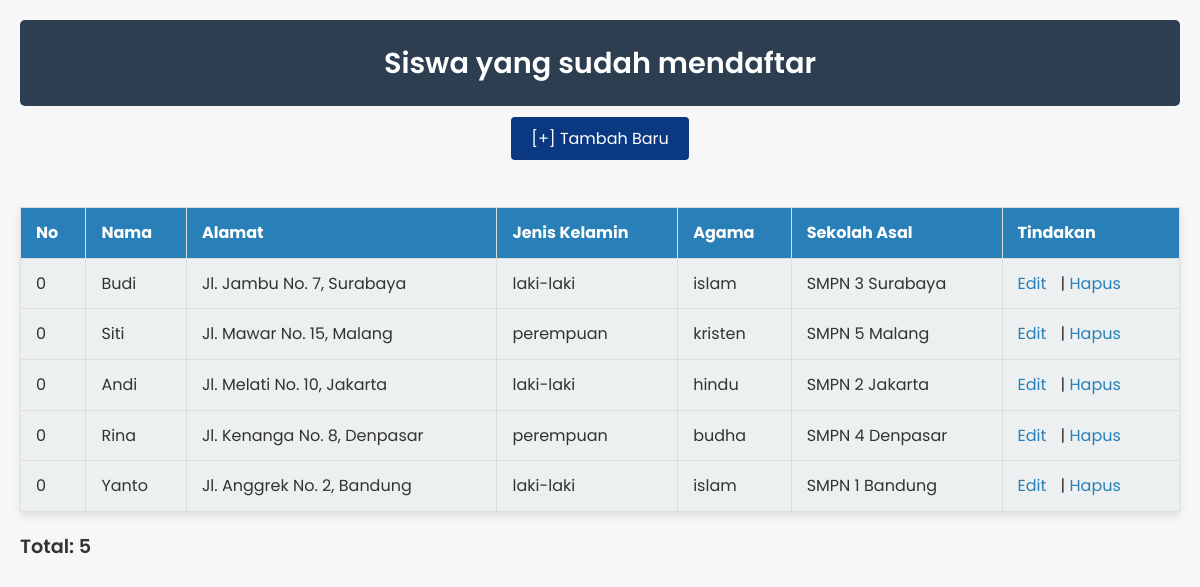
Page /list-siswa.php on the committed database.
### tables this page shows
CREATE TABLE `calon_siswa` (
  `id` int(11) NOT NULL,
  `nama` varchar(64) NOT NULL,
  `alamat` varchar(255) NOT NULL,
  `jenis_kelamin` varchar(16) NOT NULL,
  `agama` varchar(16) NOT NULL,
  `sekolah_asal` varchar(64) NOT NULL
);

### list-siswa.php (the view, shortened to what this page needs)
<?php include("config.php"); ?>
<!DOCTYPE html>
<html lang="id">
<head>
</head>
<body>
    <header>
        <h3>Siswa yang sudah mendaftar</h3>
    </header>
    <nav>
        <a href="form-daftar.php">[+] Tambah Baru</a>
    </nav>
    <br>
    <table>
        <thead>
            <tr>
                <th>No</th>
                <th>Nama</th>
                <th>Alamat</th>
                <th>Jenis Kelamin</th>
                <th>Agama</th>
                <th>Sekolah Asal</th>
                <th>Tindakan</th>
            </tr>
        </thead>
        <tbody>
            <?php
            $sql = "SELECT * FROM calon_siswa";
            $query = mysqli_query($db, $sql);
            while($siswa = mysqli_fetch_array($query)){
                echo "<tr>";
                echo "<td>".$siswa['id']."</td>";
                echo "<td>".$siswa['nama']."</td>";
                echo "<td>".$siswa['alamat']."</td>";
                echo "<td>".$siswa['jenis_kelamin']."</td>";
                echo "<td>".$siswa['agama']."</td>";
                echo "<td>".$siswa['sekolah_asal']."</td>";
                echo "<td>";
                echo "<a href='form-edit.php?id=".$siswa['id']."'>Edit</a> | ";
                echo "<a href='hapus.php?id=".$siswa['id']."'>Hapus</a>";
                echo "</td>";
                echo "</tr>";
            }
            ?>
        </tbody>
    </table>
    <p>Total: <?php echo mysqli_num_rows($query) ?></p>
</body>
</html>

### list-siswa.php (style rules this page uses)
* { margin: 0; padding: 0; box-sizing: border-box; }
body { font-family: 'Poppins', sans-serif; background-color: #f7f7f7; color: #333; line-height: 1.6; padding: 20px; }
header { background-color: #2c3e50; color: white; padding: 20px; text-align: center; border-radius: 5px; }
header h3 { font-size: 1.8rem; font-weight: 600; }
nav { margin-top: 20px; text-align: center; }
nav a { text-decoration: none; background-color: #0A3981; color: white; padding: 10px 20px; border-radius: 4px; transition: background-color 0.3s ease; }
table { width: 100%; margin-top: 30px; border-collapse: collapse; box-shadow: 0 4px 8px rgba(0, 0, 0, 0.1); }
table th, table td { padding: 12px 15px; text-align: left; border: 1px solid #ddd; }
table th { background-color: #2980b9; color: white; }
table td { background-color: #ecf0f1; }
table td a { text-decoration: none; color: #2980b9; margin-right: 10px; }
p { margin-top: 20px; font-size: 1.2rem; font-weight: 600; }

### rows in the picture
calon_siswa: id "0", nama "Budi", alamat "Jl. Jambu No. 7, Surabaya", jenis_kelamin "laki-laki", agama "islam", sekolah_asal "SMPN 3 Surabaya"
calon_siswa: id "0", nama "Siti", alamat "Jl. Mawar No. 15, Malang", jenis_kelamin "perempuan", agama "kristen", sekolah_asal "SMPN 5 Malang"
calon_siswa: id "0", nama "Andi", alamat "Jl. Melati No. 10, Jakarta", jenis_kelamin "laki-laki", agama "hindu", sekolah_asal "SMPN 2 Jakarta"
calon_siswa: id "0", nama "Rina", alamat "Jl. Kenanga No. 8, Denpasar", jenis_kelamin "perempuan", agama "budha", sekolah_asal "SMPN 4 Denpasar"
calon_siswa: id "0", nama "Yanto", alamat "Jl. Anggrek No. 2, Bandung", jenis_kelamin "laki-laki", agama "islam", sekolah_asal "SMPN 1 Bandung"

### other values in the picture
mysqli_num_rows($query) "5"
